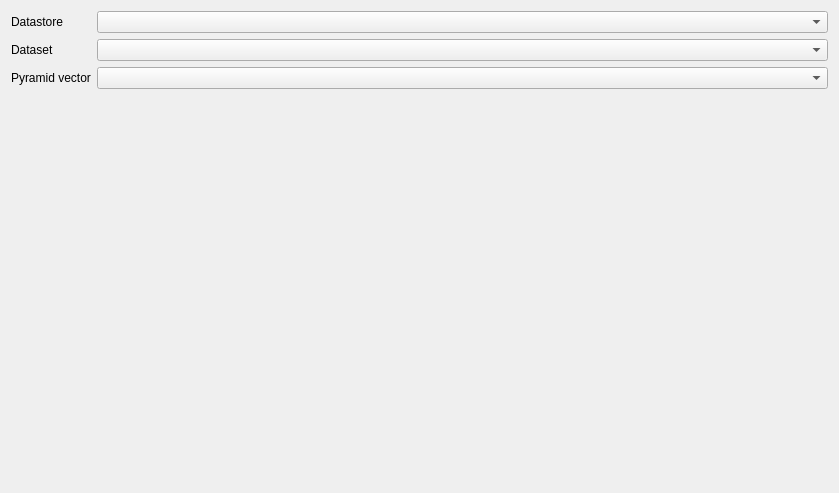
<?xml version="1.0" encoding="UTF-8"?>
<ui version="4.0">
 <class>wzp_publication_form</class>
 <widget class="QWizardPage" name="wzp_publication_form">
  <property name="geometry">
   <rect>
    <x>0</x>
    <y>0</y>
    <width>839</width>
    <height>493</height>
   </rect>
  </property>
  <property name="windowTitle">
   <string>Publication Form</string>
  </property>
  <property name="locale">
   <locale language="English" country="UnitedStates"/>
  </property>
  <layout class="QGridLayout" name="gridLayout">
   <item row="1" column="1">
    <widget class="DatastoreComboBox" name="cbx_datastore"/>
   </item>
   <item row="5" column="1">
    <widget class="StoredDataComboBox" name="cbx_stored_data"/>
   </item>
   <item row="5" column="0">
    <widget class="QLabel" name="lbl_stored_data">
     <property name="sizePolicy">
      <sizepolicy hsizetype="Fixed" vsizetype="Preferred">
       <horstretch>0</horstretch>
       <verstretch>0</verstretch>
      </sizepolicy>
     </property>
     <property name="text">
      <string>Pyramid vector</string>
     </property>
    </widget>
   </item>
   <item row="1" column="0">
    <widget class="QLabel" name="lbl_datastore">
     <property name="sizePolicy">
      <sizepolicy hsizetype="Fixed" vsizetype="Preferred">
       <horstretch>0</horstretch>
       <verstretch>0</verstretch>
      </sizepolicy>
     </property>
     <property name="text">
      <string>Datastore</string>
     </property>
    </widget>
   </item>
   <item row="6" column="0" colspan="2">
    <widget class="PublicationForm" name="wdg_publication_form" native="true"/>
   </item>
   <item row="7" column="0" colspan="2">
    <spacer name="verticalSpacer">
     <property name="orientation">
      <enum>Qt::Vertical</enum>
     </property>
     <property name="sizeHint" stdset="0">
      <size>
       <width>20</width>
       <height>466</height>
      </size>
     </property>
    </spacer>
   </item>
   <item row="2" column="0">
    <widget class="QLabel" name="label">
     <property name="text">
      <string>Dataset</string>
     </property>
    </widget>
   </item>
   <item row="2" column="1">
    <widget class="DatasetComboBox" name="cbx_dataset"/>
   </item>
  </layout>
 </widget>
 <customwidgets>
  <customwidget>
   <class>DatastoreComboBox</class>
   <extends>QComboBox</extends>
   <header>geoplateforme.gui.cbx_datastore</header>
  </customwidget>
  <customwidget>
   <class>StoredDataComboBox</class>
   <extends>QComboBox</extends>
   <header>geoplateforme.gui.cbx_stored_data</header>
  </customwidget>
  <customwidget>
   <class>DatasetComboBox</class>
   <extends>QComboBox</extends>
   <header>geoplateforme.gui.cbx_dataset</header>
  </customwidget>
  <customwidget>
   <class>PublicationForm</class>
   <extends>QWidget</extends>
   <header location="global">geoplateforme.gui.publication_creation.wdg_publication_form.h</header>
   <container>1</container>
  </customwidget>
 </customwidgets>
 <resources/>
 <connections/>
</ui>
